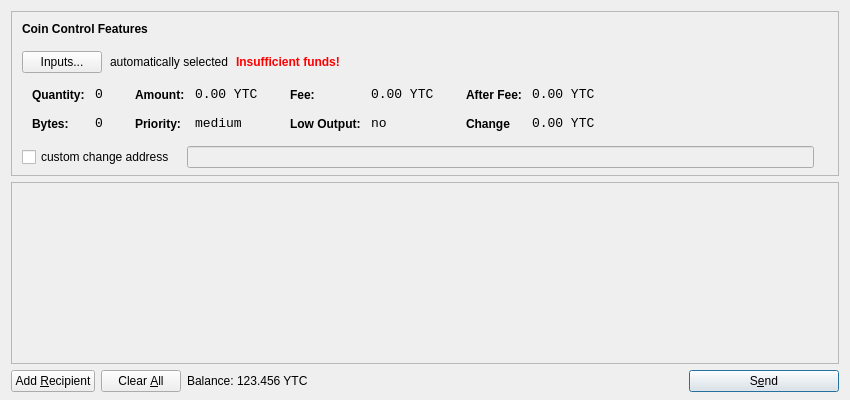
<?xml version="1.0" encoding="UTF-8"?>
<ui version="4.0">
 <class>SendCoinsDialog</class>
 <widget class="QDialog" name="SendCoinsDialog">
  <property name="geometry">
   <rect>
    <x>0</x>
    <y>0</y>
    <width>850</width>
    <height>400</height>
   </rect>
  </property>
  <property name="windowTitle">
   <string>Send Coins</string>
  </property>
  <layout class="QVBoxLayout" name="verticalLayout" stretch="0,1,0">
   <property name="bottomMargin">
    <number>8</number>
   </property>
   <item>
    <widget class="QFrame" name="frameCoinControl">
     <property name="sizePolicy">
      <sizepolicy hsizetype="Expanding" vsizetype="Expanding">
       <horstretch>0</horstretch>
       <verstretch>0</verstretch>
      </sizepolicy>
     </property>
     <property name="maximumSize">
      <size>
       <width>16777215</width>
       <height>16777215</height>
      </size>
     </property>
     <property name="frameShape">
      <enum>QFrame::StyledPanel</enum>
     </property>
     <property name="frameShadow">
      <enum>QFrame::Sunken</enum>
     </property>
     <layout class="QVBoxLayout" name="verticalLayoutCoinControl2">
      <property name="spacing">
       <number>-1</number>
      </property>
      <property name="leftMargin">
       <number>0</number>
      </property>
      <property name="topMargin">
       <number>0</number>
      </property>
      <property name="rightMargin">
       <number>0</number>
      </property>
      <property name="bottomMargin">
       <number>6</number>
      </property>
      <item>
       <layout class="QVBoxLayout" name="verticalLayoutCoinControl" stretch="0,0,0,0,1">
        <property name="spacing">
         <number>0</number>
        </property>
        <property name="leftMargin">
         <number>10</number>
        </property>
        <property name="topMargin">
         <number>10</number>
        </property>
        <item>
         <layout class="QHBoxLayout" name="horizontalLayoutCoinControl1">
          <property name="bottomMargin">
           <number>15</number>
          </property>
          <item>
           <widget class="QLabel" name="labelCoinControlFeatures">
            <property name="sizePolicy">
             <sizepolicy hsizetype="Preferred" vsizetype="Maximum">
              <horstretch>0</horstretch>
              <verstretch>0</verstretch>
             </sizepolicy>
            </property>
            <property name="font">
             <font>
              <weight>75</weight>
              <bold>true</bold>
             </font>
            </property>
            <property name="styleSheet">
             <string notr="true">font-weight:bold;</string>
            </property>
            <property name="text">
             <string>Coin Control Features</string>
            </property>
           </widget>
          </item>
         </layout>
        </item>
        <item>
         <layout class="QHBoxLayout" name="horizontalLayoutCoinControl2" stretch="0,0,0,0">
          <property name="spacing">
           <number>8</number>
          </property>
          <property name="bottomMargin">
           <number>10</number>
          </property>
          <item>
           <widget class="QPushButton" name="pushButtonCoinControl">
            <property name="styleSheet">
             <string notr="true"/>
            </property>
            <property name="text">
             <string>Inputs...</string>
            </property>
           </widget>
          </item>
          <item>
           <widget class="QLabel" name="labelCoinControlAutomaticallySelected">
            <property name="text">
             <string>automatically selected</string>
            </property>
            <property name="margin">
             <number>5</number>
            </property>
           </widget>
          </item>
          <item>
           <widget class="QLabel" name="labelCoinControlInsuffFunds">
            <property name="font">
             <font>
              <weight>75</weight>
              <bold>true</bold>
             </font>
            </property>
            <property name="styleSheet">
             <string notr="true">color:red;font-weight:bold;</string>
            </property>
            <property name="text">
             <string>Insufficient funds!</string>
            </property>
            <property name="margin">
             <number>5</number>
            </property>
           </widget>
          </item>
          <item>
           <spacer name="horizontalSpacerCoinControl">
            <property name="orientation">
             <enum>Qt::Horizontal</enum>
            </property>
            <property name="sizeHint" stdset="0">
             <size>
              <width>40</width>
              <height>1</height>
             </size>
            </property>
           </spacer>
          </item>
         </layout>
        </item>
        <item>
         <widget class="QWidget" name="widgetCoinControl" native="true">
          <property name="sizePolicy">
           <sizepolicy hsizetype="Preferred" vsizetype="Preferred">
            <horstretch>0</horstretch>
            <verstretch>0</verstretch>
           </sizepolicy>
          </property>
          <property name="minimumSize">
           <size>
            <width>0</width>
            <height>0</height>
           </size>
          </property>
          <property name="styleSheet">
           <string notr="true"/>
          </property>
          <layout class="QHBoxLayout" name="horizontalLayoutCoinControl5">
           <property name="margin">
            <number>0</number>
           </property>
           <item>
            <layout class="QHBoxLayout" name="horizontalLayoutCoinControl3" stretch="0,0,0,1">
             <property name="spacing">
              <number>20</number>
             </property>
             <property name="topMargin">
              <number>0</number>
             </property>
             <property name="bottomMargin">
              <number>10</number>
             </property>
             <item>
              <layout class="QFormLayout" name="formLayoutCoinControl1">
               <property name="horizontalSpacing">
                <number>10</number>
               </property>
               <property name="verticalSpacing">
                <number>14</number>
               </property>
               <property name="leftMargin">
                <number>10</number>
               </property>
               <property name="topMargin">
                <number>4</number>
               </property>
               <property name="rightMargin">
                <number>6</number>
               </property>
               <item row="0" column="0">
                <widget class="QLabel" name="labelCoinControlQuantityText">
                 <property name="styleSheet">
                  <string notr="true">font-weight:bold;</string>
                 </property>
                 <property name="text">
                  <string>Quantity:</string>
                 </property>
                 <property name="margin">
                  <number>0</number>
                 </property>
                </widget>
               </item>
               <item row="0" column="1">
                <widget class="QLabel" name="labelCoinControlQuantity">
                 <property name="font">
                  <font>
                   <family>Monospace</family>
                   <pointsize>10</pointsize>
                  </font>
                 </property>
                 <property name="cursor">
                  <cursorShape>IBeamCursor</cursorShape>
                 </property>
                 <property name="contextMenuPolicy">
                  <enum>Qt::ActionsContextMenu</enum>
                 </property>
                 <property name="text">
                  <string>0</string>
                 </property>
                 <property name="margin">
                  <number>0</number>
                 </property>
                 <property name="textInteractionFlags">
                  <set>Qt::LinksAccessibleByMouse|Qt::TextSelectableByKeyboard|Qt::TextSelectableByMouse</set>
                 </property>
                </widget>
               </item>
               <item row="1" column="0">
                <widget class="QLabel" name="labelCoinControlBytesText">
                 <property name="styleSheet">
                  <string notr="true">font-weight:bold;</string>
                 </property>
                 <property name="text">
                  <string>Bytes:</string>
                 </property>
                </widget>
               </item>
               <item row="1" column="1">
                <widget class="QLabel" name="labelCoinControlBytes">
                 <property name="font">
                  <font>
                   <family>Monospace</family>
                   <pointsize>10</pointsize>
                  </font>
                 </property>
                 <property name="cursor">
                  <cursorShape>IBeamCursor</cursorShape>
                 </property>
                 <property name="contextMenuPolicy">
                  <enum>Qt::ActionsContextMenu</enum>
                 </property>
                 <property name="text">
                  <string>0</string>
                 </property>
                 <property name="textInteractionFlags">
                  <set>Qt::LinksAccessibleByMouse|Qt::TextSelectableByKeyboard|Qt::TextSelectableByMouse</set>
                 </property>
                </widget>
               </item>
              </layout>
             </item>
             <item>
              <layout class="QFormLayout" name="formLayoutCoinControl2">
               <property name="horizontalSpacing">
                <number>10</number>
               </property>
               <property name="verticalSpacing">
                <number>14</number>
               </property>
               <property name="leftMargin">
                <number>6</number>
               </property>
               <property name="topMargin">
                <number>4</number>
               </property>
               <property name="rightMargin">
                <number>6</number>
               </property>
               <item row="0" column="0">
                <widget class="QLabel" name="labelCoinControlAmountText">
                 <property name="styleSheet">
                  <string notr="true">font-weight:bold;</string>
                 </property>
                 <property name="text">
                  <string>Amount:</string>
                 </property>
                 <property name="margin">
                  <number>0</number>
                 </property>
                </widget>
               </item>
               <item row="0" column="1">
                <widget class="QLabel" name="labelCoinControlAmount">
                 <property name="font">
                  <font>
                   <family>Monospace</family>
                   <pointsize>10</pointsize>
                  </font>
                 </property>
                 <property name="cursor">
                  <cursorShape>IBeamCursor</cursorShape>
                 </property>
                 <property name="contextMenuPolicy">
                  <enum>Qt::ActionsContextMenu</enum>
                 </property>
                 <property name="text">
                  <string>0.00 YTC</string>
                 </property>
                 <property name="textInteractionFlags">
                  <set>Qt::LinksAccessibleByMouse|Qt::TextSelectableByKeyboard|Qt::TextSelectableByMouse</set>
                 </property>
                </widget>
               </item>
               <item row="1" column="0">
                <widget class="QLabel" name="labelCoinControlPriorityText">
                 <property name="styleSheet">
                  <string notr="true">font-weight:bold;</string>
                 </property>
                 <property name="text">
                  <string>Priority:</string>
                 </property>
                </widget>
               </item>
               <item row="1" column="1">
                <widget class="QLabel" name="labelCoinControlPriority">
                 <property name="font">
                  <font>
                   <family>Monospace</family>
                   <pointsize>10</pointsize>
                  </font>
                 </property>
                 <property name="cursor">
                  <cursorShape>IBeamCursor</cursorShape>
                 </property>
                 <property name="contextMenuPolicy">
                  <enum>Qt::ActionsContextMenu</enum>
                 </property>
                 <property name="text">
                  <string>medium</string>
                 </property>
                 <property name="textInteractionFlags">
                  <set>Qt::LinksAccessibleByMouse|Qt::TextSelectableByKeyboard|Qt::TextSelectableByMouse</set>
                 </property>
                </widget>
               </item>
              </layout>
             </item>
             <item>
              <layout class="QFormLayout" name="formLayoutCoinControl3">
               <property name="horizontalSpacing">
                <number>10</number>
               </property>
               <property name="verticalSpacing">
                <number>14</number>
               </property>
               <property name="leftMargin">
                <number>6</number>
               </property>
               <property name="topMargin">
                <number>4</number>
               </property>
               <property name="rightMargin">
                <number>6</number>
               </property>
               <item row="0" column="0">
                <widget class="QLabel" name="labelCoinControlFeeText">
                 <property name="styleSheet">
                  <string notr="true">font-weight:bold;</string>
                 </property>
                 <property name="text">
                  <string>Fee:</string>
                 </property>
                 <property name="margin">
                  <number>0</number>
                 </property>
                </widget>
               </item>
               <item row="0" column="1">
                <widget class="QLabel" name="labelCoinControlFee">
                 <property name="font">
                  <font>
                   <family>Monospace</family>
                   <pointsize>10</pointsize>
                  </font>
                 </property>
                 <property name="cursor">
                  <cursorShape>IBeamCursor</cursorShape>
                 </property>
                 <property name="contextMenuPolicy">
                  <enum>Qt::ActionsContextMenu</enum>
                 </property>
                 <property name="text">
                  <string>0.00 YTC</string>
                 </property>
                 <property name="textInteractionFlags">
                  <set>Qt::LinksAccessibleByMouse|Qt::TextSelectableByKeyboard|Qt::TextSelectableByMouse</set>
                 </property>
                </widget>
               </item>
               <item row="1" column="0">
                <widget class="QLabel" name="labelCoinControlLowOutputText">
                 <property name="styleSheet">
                  <string notr="true">font-weight:bold;</string>
                 </property>
                 <property name="text">
                  <string>Low Output:</string>
                 </property>
                </widget>
               </item>
               <item row="1" column="1">
                <widget class="QLabel" name="labelCoinControlLowOutput">
                 <property name="font">
                  <font>
                   <family>Monospace</family>
                   <pointsize>10</pointsize>
                  </font>
                 </property>
                 <property name="cursor">
                  <cursorShape>IBeamCursor</cursorShape>
                 </property>
                 <property name="contextMenuPolicy">
                  <enum>Qt::ActionsContextMenu</enum>
                 </property>
                 <property name="text">
                  <string>no</string>
                 </property>
                 <property name="textInteractionFlags">
                  <set>Qt::LinksAccessibleByMouse|Qt::TextSelectableByKeyboard|Qt::TextSelectableByMouse</set>
                 </property>
                </widget>
               </item>
              </layout>
             </item>
             <item>
              <layout class="QFormLayout" name="formLayoutCoinControl4">
               <property name="horizontalSpacing">
                <number>10</number>
               </property>
               <property name="verticalSpacing">
                <number>14</number>
               </property>
               <property name="leftMargin">
                <number>6</number>
               </property>
               <property name="topMargin">
                <number>4</number>
               </property>
               <property name="rightMargin">
                <number>6</number>
               </property>
               <item row="0" column="0">
                <widget class="QLabel" name="labelCoinControlAfterFeeText">
                 <property name="styleSheet">
                  <string notr="true">font-weight:bold;</string>
                 </property>
                 <property name="text">
                  <string>After Fee:</string>
                 </property>
                 <property name="margin">
                  <number>0</number>
                 </property>
                </widget>
               </item>
               <item row="0" column="1">
                <widget class="QLabel" name="labelCoinControlAfterFee">
                 <property name="font">
                  <font>
                   <family>Monospace</family>
                   <pointsize>10</pointsize>
                  </font>
                 </property>
                 <property name="cursor">
                  <cursorShape>IBeamCursor</cursorShape>
                 </property>
                 <property name="contextMenuPolicy">
                  <enum>Qt::ActionsContextMenu</enum>
                 </property>
                 <property name="text">
                  <string>0.00 YTC</string>
                 </property>
                 <property name="textInteractionFlags">
                  <set>Qt::LinksAccessibleByMouse|Qt::TextSelectableByKeyboard|Qt::TextSelectableByMouse</set>
                 </property>
                </widget>
               </item>
               <item row="1" column="0">
                <widget class="QLabel" name="labelCoinControlChangeText">
                 <property name="styleSheet">
                  <string notr="true">font-weight:bold;</string>
                 </property>
                 <property name="text">
                  <string>Change</string>
                 </property>
                </widget>
               </item>
               <item row="1" column="1">
                <widget class="QLabel" name="labelCoinControlChange">
                 <property name="font">
                  <font>
                   <family>Monospace</family>
                   <pointsize>10</pointsize>
                  </font>
                 </property>
                 <property name="cursor">
                  <cursorShape>IBeamCursor</cursorShape>
                 </property>
                 <property name="contextMenuPolicy">
                  <enum>Qt::ActionsContextMenu</enum>
                 </property>
                 <property name="text">
                  <string>0.00 YTC</string>
                 </property>
                 <property name="textInteractionFlags">
                  <set>Qt::LinksAccessibleByMouse|Qt::TextSelectableByKeyboard|Qt::TextSelectableByMouse</set>
                 </property>
                </widget>
               </item>
              </layout>
             </item>
            </layout>
           </item>
          </layout>
         </widget>
        </item>
        <item>
         <layout class="QHBoxLayout" name="horizontalLayoutCoinControl4" stretch="0,0,0">
          <property name="spacing">
           <number>12</number>
          </property>
          <property name="sizeConstraint">
           <enum>QLayout::SetDefaultConstraint</enum>
          </property>
          <property name="topMargin">
           <number>5</number>
          </property>
          <property name="rightMargin">
           <number>5</number>
          </property>
          <item>
           <widget class="QCheckBox" name="checkBoxCoinControlChange">
            <property name="text">
             <string>custom change address</string>
            </property>
           </widget>
          </item>
          <item>
           <widget class="QLineEdit" name="lineEditCoinControlChange">
            <property name="enabled">
             <bool>false</bool>
            </property>
            <property name="sizePolicy">
             <sizepolicy hsizetype="Expanding" vsizetype="Fixed">
              <horstretch>0</horstretch>
              <verstretch>0</verstretch>
             </sizepolicy>
            </property>
           </widget>
          </item>
          <item>
           <widget class="QLabel" name="labelCoinControlChangeLabel">
            <property name="sizePolicy">
             <sizepolicy hsizetype="Preferred" vsizetype="Expanding">
              <horstretch>0</horstretch>
              <verstretch>0</verstretch>
             </sizepolicy>
            </property>
            <property name="minimumSize">
             <size>
              <width>0</width>
              <height>0</height>
             </size>
            </property>
            <property name="text">
             <string/>
            </property>
            <property name="margin">
             <number>3</number>
            </property>
           </widget>
          </item>
         </layout>
        </item>
        <item>
         <spacer name="verticalSpacerCoinControl">
          <property name="orientation">
           <enum>Qt::Vertical</enum>
          </property>
          <property name="sizeHint" stdset="0">
           <size>
            <width>800</width>
            <height>1</height>
           </size>
          </property>
         </spacer>
        </item>
       </layout>
      </item>
     </layout>
    </widget>
   </item>
   <item>
    <widget class="QScrollArea" name="scrollArea">
     <property name="widgetResizable">
      <bool>true</bool>
     </property>
     <widget class="QWidget" name="scrollAreaWidgetContents">
      <property name="geometry">
       <rect>
        <x>0</x>
        <y>0</y>
        <width>830</width>
        <height>165</height>
       </rect>
      </property>
      <layout class="QVBoxLayout" name="verticalLayout_2">
       <property name="margin">
        <number>0</number>
       </property>
       <item>
        <layout class="QVBoxLayout" name="entries">
         <property name="spacing">
          <number>6</number>
         </property>
        </layout>
       </item>
       <item>
        <spacer name="verticalSpacer">
         <property name="orientation">
          <enum>Qt::Vertical</enum>
         </property>
         <property name="sizeHint" stdset="0">
          <size>
           <width>20</width>
           <height>40</height>
          </size>
         </property>
        </spacer>
       </item>
      </layout>
     </widget>
    </widget>
   </item>
   <item>
    <layout class="QHBoxLayout" name="horizontalLayout">
     <item>
      <widget class="QPushButton" name="addButton">
       <property name="toolTip">
        <string>Send to multiple recipients at once</string>
       </property>
       <property name="text">
        <string>Add &amp;Recipient</string>
       </property>
       <property name="icon">
        <iconset resource="../bitcoin.qrc">
         <normaloff>:/icons/add</normaloff>:/icons/add</iconset>
       </property>
       <property name="autoDefault">
        <bool>false</bool>
       </property>
      </widget>
     </item>
     <item>
      <widget class="QPushButton" name="clearButton">
       <property name="sizePolicy">
        <sizepolicy hsizetype="Minimum" vsizetype="Fixed">
         <horstretch>0</horstretch>
         <verstretch>0</verstretch>
        </sizepolicy>
       </property>
       <property name="toolTip">
        <string>Remove all transaction fields</string>
       </property>
       <property name="text">
        <string>Clear &amp;All</string>
       </property>
       <property name="icon">
        <iconset resource="../bitcoin.qrc">
         <normaloff>:/icons/remove</normaloff>:/icons/remove</iconset>
       </property>
       <property name="autoRepeatDelay">
        <number>300</number>
       </property>
       <property name="autoDefault">
        <bool>false</bool>
       </property>
      </widget>
     </item>
     <item>
      <layout class="QHBoxLayout" name="horizontalLayout_2">
       <property name="spacing">
        <number>3</number>
       </property>
       <item>
        <widget class="QLabel" name="label">
         <property name="sizePolicy">
          <sizepolicy hsizetype="Preferred" vsizetype="Fixed">
           <horstretch>0</horstretch>
           <verstretch>0</verstretch>
          </sizepolicy>
         </property>
         <property name="text">
          <string>Balance:</string>
         </property>
        </widget>
       </item>
       <item>
        <widget class="QLabel" name="labelBalance">
         <property name="sizePolicy">
          <sizepolicy hsizetype="Preferred" vsizetype="Fixed">
           <horstretch>0</horstretch>
           <verstretch>0</verstretch>
          </sizepolicy>
         </property>
         <property name="cursor">
          <cursorShape>IBeamCursor</cursorShape>
         </property>
         <property name="text">
          <string>123.456 YTC</string>
         </property>
         <property name="textInteractionFlags">
          <set>Qt::LinksAccessibleByMouse|Qt::TextSelectableByKeyboard|Qt::TextSelectableByMouse</set>
         </property>
        </widget>
       </item>
      </layout>
     </item>
     <item>
      <spacer name="horizontalSpacer">
       <property name="orientation">
        <enum>Qt::Horizontal</enum>
       </property>
       <property name="sizeHint" stdset="0">
        <size>
         <width>40</width>
         <height>20</height>
        </size>
       </property>
      </spacer>
     </item>
     <item>
      <widget class="QPushButton" name="sendButton">
       <property name="minimumSize">
        <size>
         <width>150</width>
         <height>0</height>
        </size>
       </property>
       <property name="toolTip">
        <string>Confirm the send action</string>
       </property>
       <property name="text">
        <string>S&amp;end</string>
       </property>
       <property name="icon">
        <iconset resource="../bitcoin.qrc">
         <normaloff>:/icons/send</normaloff>:/icons/send</iconset>
       </property>
       <property name="default">
        <bool>true</bool>
       </property>
      </widget>
     </item>
    </layout>
   </item>
  </layout>
 </widget>
 <resources>
  <include location="../bitcoin.qrc"/>
 </resources>
 <connections/>
</ui>
